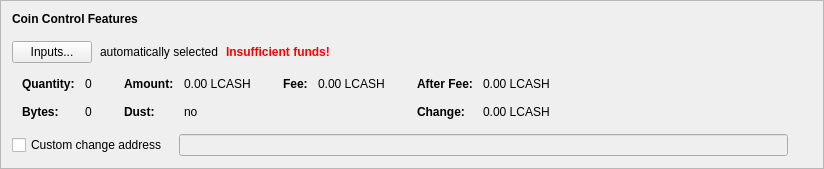
      <widget class="QFrame" name="frameCoinControl">
       <property name="sizePolicy">
        <sizepolicy hsizetype="Preferred" vsizetype="Fixed">
         <horstretch>0</horstretch>
         <verstretch>0</verstretch>
        </sizepolicy>
       </property>
       <property name="frameShape">
        <enum>QFrame::StyledPanel</enum>
       </property>
       <property name="frameShadow">
        <enum>QFrame::Raised</enum>
       </property>
       <layout class="QVBoxLayout" name="verticalLayout_4">
        <item>
         <layout class="QVBoxLayout" name="verticalLayoutCoinControl" stretch="0,0,0,0,0">
          <property name="spacing">
           <number>0</number>
          </property>
          <property name="sizeConstraint">
           <enum>QLayout::SetDefaultConstraint</enum>
          </property>
          <property name="leftMargin">
           <number>0</number>
          </property>
          <property name="topMargin">
           <number>0</number>
          </property>
          <item>
           <layout class="QHBoxLayout" name="horizontalLayoutCoinControl1">
            <property name="bottomMargin">
             <number>15</number>
            </property>
            <item>
             <widget class="QLabel" name="labelCoinControlFeatures">
              <property name="sizePolicy">
               <sizepolicy hsizetype="Preferred" vsizetype="Maximum">
                <horstretch>0</horstretch>
                <verstretch>0</verstretch>
               </sizepolicy>
              </property>
              <property name="font">
               <font>
                <weight>75</weight>
                <bold>true</bold>
               </font>
              </property>
              <property name="styleSheet">
               <string notr="true">font-weight:bold;</string>
              </property>
              <property name="text">
               <string>Coin Control Features</string>
              </property>
             </widget>
            </item>
           </layout>
          </item>
          <item>
           <layout class="QHBoxLayout" name="horizontalLayoutCoinControl2" stretch="0,0,0,0">
            <property name="spacing">
             <number>8</number>
            </property>
            <property name="bottomMargin">
             <number>10</number>
            </property>
            <item>
             <widget class="QPushButton" name="pushButtonCoinControl">
              <property name="styleSheet">
               <string notr="true"/>
              </property>
              <property name="text">
               <string>Inputs...</string>
              </property>
              <property name="autoDefault">
               <bool>false</bool>
              </property>
             </widget>
            </item>
            <item>
             <widget class="QLabel" name="labelCoinControlAutomaticallySelected">
              <property name="text">
               <string>automatically selected</string>
              </property>
              <property name="margin">
               <number>5</number>
              </property>
             </widget>
            </item>
            <item>
             <widget class="QLabel" name="labelCoinControlInsuffFunds">
              <property name="font">
               <font>
                <weight>75</weight>
                <bold>true</bold>
               </font>
              </property>
              <property name="styleSheet">
               <string notr="true">color:red;font-weight:bold;</string>
              </property>
              <property name="text">
               <string>Insufficient funds!</string>
              </property>
              <property name="margin">
               <number>5</number>
              </property>
             </widget>
            </item>
            <item>
             <spacer name="horizontalSpacerCoinControl">
              <property name="orientation">
               <enum>Qt::Horizontal</enum>
              </property>
              <property name="sizeHint" stdset="0">
               <size>
                <width>40</width>
                <height>1</height>
               </size>
              </property>
             </spacer>
            </item>
           </layout>
          </item>
          <item>
           <widget class="QWidget" name="widgetCoinControl" native="true">
            <property name="sizePolicy">
             <sizepolicy hsizetype="Preferred" vsizetype="Preferred">
              <horstretch>0</horstretch>
              <verstretch>0</verstretch>
             </sizepolicy>
            </property>
            <property name="minimumSize">
             <size>
              <width>0</width>
              <height>0</height>
             </size>
            </property>
            <property name="styleSheet">
             <string notr="true"/>
            </property>
            <layout class="QHBoxLayout" name="horizontalLayoutCoinControl5">
             <property name="leftMargin">
              <number>0</number>
             </property>
             <property name="topMargin">
              <number>0</number>
             </property>
             <property name="rightMargin">
              <number>0</number>
             </property>
             <property name="bottomMargin">
              <number>0</number>
             </property>
             <item>
              <layout class="QHBoxLayout" name="horizontalLayoutCoinControl3" stretch="0,0,0,1">
               <property name="spacing">
                <number>20</number>
               </property>
               <property name="topMargin">
                <number>0</number>
               </property>
               <property name="bottomMargin">
                <number>10</number>
               </property>
               <item>
                <layout class="QFormLayout" name="formLayoutCoinControl1">
                 <property name="horizontalSpacing">
                  <number>10</number>
                 </property>
                 <property name="verticalSpacing">
                  <number>14</number>
                 </property>
                 <property name="leftMargin">
                  <number>10</number>
                 </property>
                 <property name="topMargin">
                  <number>4</number>
                 </property>
                 <property name="rightMargin">
                  <number>6</number>
                 </property>
                 <item row="0" column="0">
                  <widget class="QLabel" name="labelCoinControlQuantityText">
                   <property name="font">
                    <font>
                     <weight>75</weight>
                     <bold>true</bold>
                    </font>
                   </property>
                   <property name="text">
                    <string>Quantity:</string>
                   </property>
                   <property name="margin">
                    <number>0</number>
                   </property>
                  </widget>
                 </item>
                 <item row="0" column="1">
                  <widget class="QLabel" name="labelCoinControlQuantity">
                   <property name="cursor">
                    <cursorShape>IBeamCursor</cursorShape>
                   </property>
                   <property name="contextMenuPolicy">
                    <enum>Qt::ActionsContextMenu</enum>
                   </property>
                   <property name="text">
                    <string notr="true">0</string>
                   </property>
                   <property name="margin">
                    <number>0</number>
                   </property>
                   <property name="textInteractionFlags">
                    <set>Qt::LinksAccessibleByMouse|Qt::TextSelectableByKeyboard|Qt::TextSelectableByMouse</set>
                   </property>
                  </widget>
                 </item>
                 <item row="1" column="0">
                  <widget class="QLabel" name="labelCoinControlBytesText">
                   <property name="font">
                    <font>
                     <weight>75</weight>
                     <bold>true</bold>
                    </font>
                   </property>
                   <property name="text">
                    <string>Bytes:</string>
                   </property>
                  </widget>
                 </item>
                 <item row="1" column="1">
                  <widget class="QLabel" name="labelCoinControlBytes">
                   <property name="cursor">
                    <cursorShape>IBeamCursor</cursorShape>
                   </property>
                   <property name="contextMenuPolicy">
                    <enum>Qt::ActionsContextMenu</enum>
                   </property>
                   <property name="text">
                    <string notr="true">0</string>
                   </property>
                   <property name="textInteractionFlags">
                    <set>Qt::LinksAccessibleByMouse|Qt::TextSelectableByKeyboard|Qt::TextSelectableByMouse</set>
                   </property>
                  </widget>
                 </item>
                </layout>
               </item>
               <item>
                <layout class="QFormLayout" name="formLayoutCoinControl2">
                 <property name="horizontalSpacing">
                  <number>10</number>
                 </property>
                 <property name="verticalSpacing">
                  <number>14</number>
                 </property>
                 <property name="leftMargin">
                  <number>6</number>
                 </property>
                 <property name="topMargin">
                  <number>4</number>
                 </property>
                 <property name="rightMargin">
                  <number>6</number>
                 </property>
                 <item row="0" column="0">
                  <widget class="QLabel" name="labelCoinControlAmountText">
                   <property name="font">
                    <font>
                     <weight>75</weight>
                     <bold>true</bold>
                    </font>
                   </property>
                   <property name="text">
                    <string>Amount:</string>
                   </property>
                   <property name="margin">
                    <number>0</number>
                   </property>
                  </widget>
                 </item>
                 <item row="0" column="1">
                  <widget class="QLabel" name="labelCoinControlAmount">
                   <property name="cursor">
                    <cursorShape>IBeamCursor</cursorShape>
                   </property>
                   <property name="contextMenuPolicy">
                    <enum>Qt::ActionsContextMenu</enum>
                   </property>
                   <property name="text">
                    <string notr="true">0.00 LCASH</string>
                   </property>
                   <property name="textInteractionFlags">
                    <set>Qt::LinksAccessibleByMouse|Qt::TextSelectableByKeyboard|Qt::TextSelectableByMouse</set>
                   </property>
                  </widget>
                 </item>
                 <item row="1" column="0">
                  <widget class="QLabel" name="labelCoinControlLowOutputText">
                   <property name="font">
                    <font>
                     <weight>75</weight>
                     <bold>true</bold>
                    </font>
                   </property>
                   <property name="text">
                    <string>Dust:</string>
                   </property>
                  </widget>
                 </item>
                 <item row="1" column="1">
                  <widget class="QLabel" name="labelCoinControlLowOutput">
                   <property name="cursor">
                    <cursorShape>IBeamCursor</cursorShape>
                   </property>
                   <property name="contextMenuPolicy">
                    <enum>Qt::ActionsContextMenu</enum>
                   </property>
                   <property name="text">
                    <string notr="true">no</string>
                   </property>
                   <property name="textInteractionFlags">
                    <set>Qt::LinksAccessibleByMouse|Qt::TextSelectableByKeyboard|Qt::TextSelectableByMouse</set>
                   </property>
                  </widget>
                 </item>
                </layout>
               </item>
               <item>
                <layout class="QFormLayout" name="formLayoutCoinControl3">
                 <property name="horizontalSpacing">
                  <number>10</number>
                 </property>
                 <property name="verticalSpacing">
                  <number>14</number>
                 </property>
                 <property name="leftMargin">
                  <number>6</number>
                 </property>
                 <property name="topMargin">
                  <number>4</number>
                 </property>
                 <property name="rightMargin">
                  <number>6</number>
                 </property>
                 <item row="0" column="0">
                  <widget class="QLabel" name="labelCoinControlFeeText">
                   <property name="font">
                    <font>
                     <weight>75</weight>
                     <bold>true</bold>
                    </font>
                   </property>
                   <property name="text">
                    <string>Fee:</string>
                   </property>
                   <property name="margin">
                    <number>0</number>
                   </property>
                  </widget>
                 </item>
                 <item row="0" column="1">
                  <widget class="QLabel" name="labelCoinControlFee">
                   <property name="cursor">
                    <cursorShape>IBeamCursor</cursorShape>
                   </property>
                   <property name="contextMenuPolicy">
                    <enum>Qt::ActionsContextMenu</enum>
                   </property>
                   <property name="text">
                    <string notr="true">0.00 LCASH</string>
                   </property>
                   <property name="textInteractionFlags">
                    <set>Qt::LinksAccessibleByMouse|Qt::TextSelectableByKeyboard|Qt::TextSelectableByMouse</set>
                   </property>
                  </widget>
                 </item>
                </layout>
               </item>
               <item>
                <layout class="QFormLayout" name="formLayoutCoinControl4">
                 <property name="horizontalSpacing">
                  <number>10</number>
                 </property>
                 <property name="verticalSpacing">
                  <number>14</number>
                 </property>
                 <property name="leftMargin">
                  <number>6</number>
                 </property>
                 <property name="topMargin">
                  <number>4</number>
                 </property>
                 <property name="rightMargin">
                  <number>6</number>
                 </property>
                 <item row="0" column="0">
                  <widget class="QLabel" name="labelCoinControlAfterFeeText">
                   <property name="font">
                    <font>
                     <weight>75</weight>
                     <bold>true</bold>
                    </font>
                   </property>
                   <property name="text">
                    <string>After Fee:</string>
                   </property>
                   <property name="margin">
                    <number>0</number>
                   </property>
                  </widget>
                 </item>
                 <item row="0" column="1">
                  <widget class="QLabel" name="labelCoinControlAfterFee">
                   <property name="cursor">
                    <cursorShape>IBeamCursor</cursorShape>
                   </property>
                   <property name="contextMenuPolicy">
                    <enum>Qt::ActionsContextMenu</enum>
                   </property>
                   <property name="text">
                    <string notr="true">0.00 LCASH</string>
                   </property>
                   <property name="textInteractionFlags">
                    <set>Qt::LinksAccessibleByMouse|Qt::TextSelectableByKeyboard|Qt::TextSelectableByMouse</set>
                   </property>
                  </widget>
                 </item>
                 <item row="1" column="0">
                  <widget class="QLabel" name="labelCoinControlChangeText">
                   <property name="font">
                    <font>
                     <weight>75</weight>
                     <bold>true</bold>
                    </font>
                   </property>
                   <property name="text">
                    <string>Change:</string>
                   </property>
                  </widget>
                 </item>
                 <item row="1" column="1">
                  <widget class="QLabel" name="labelCoinControlChange">
                   <property name="cursor">
                    <cursorShape>IBeamCursor</cursorShape>
                   </property>
                   <property name="contextMenuPolicy">
                    <enum>Qt::ActionsContextMenu</enum>
                   </property>
                   <property name="text">
                    <string notr="true">0.00 LCASH</string>
                   </property>
                   <property name="textInteractionFlags">
                    <set>Qt::LinksAccessibleByMouse|Qt::TextSelectableByKeyboard|Qt::TextSelectableByMouse</set>
                   </property>
                  </widget>
                 </item>
                </layout>
               </item>
              </layout>
             </item>
            </layout>
           </widget>
          </item>
          <item>
           <layout class="QHBoxLayout" name="horizontalLayoutCoinControl4" stretch="0,0,0">
            <property name="spacing">
             <number>12</number>
            </property>
            <property name="sizeConstraint">
             <enum>QLayout::SetDefaultConstraint</enum>
            </property>
            <property name="topMargin">
             <number>5</number>
            </property>
            <property name="rightMargin">
             <number>5</number>
            </property>
            <item>
             <widget class="QCheckBox" name="checkBoxCoinControlChange">
              <property name="toolTip">
               <string>If this is activated, but the change address is empty or invalid, change will be sent to a newly generated address.</string>
              </property>
              <property name="text">
               <string>Custom change address</string>
              </property>
             </widget>
            </item>
            <item>
             <widget class="QValidatedLineEdit" name="lineEditCoinControlChange">
              <property name="enabled">
               <bool>false</bool>
              </property>
              <property name="sizePolicy">
               <sizepolicy hsizetype="Expanding" vsizetype="Fixed">
                <horstretch>0</horstretch>
                <verstretch>0</verstretch>
               </sizepolicy>
              </property>
             </widget>
            </item>
            <item>
             <widget class="QLabel" name="labelCoinControlChangeLabel">
              <property name="sizePolicy">
               <sizepolicy hsizetype="Preferred" vsizetype="Expanding">
                <horstretch>0</horstretch>
                <verstretch>0</verstretch>
               </sizepolicy>
              </property>
              <property name="minimumSize">
               <size>
                <width>0</width>
                <height>0</height>
               </size>
              </property>
              <property name="text">
               <string/>
              </property>
              <property name="margin">
               <number>3</number>
              </property>
             </widget>
            </item>
           </layout>
          </item>
          <item>
           <spacer name="verticalSpacerCoinControl">
            <property name="orientation">
             <enum>Qt::Vertical</enum>
            </property>
            <property name="sizeType">
             <enum>QSizePolicy::Expanding</enum>
            </property>
            <property name="sizeHint" stdset="0">
             <size>
              <width>800</width>
              <height>1</height>
             </size>
            </property>
           </spacer>
          </item>
         </layout>
        </item>
       </layout>
      </widget>
